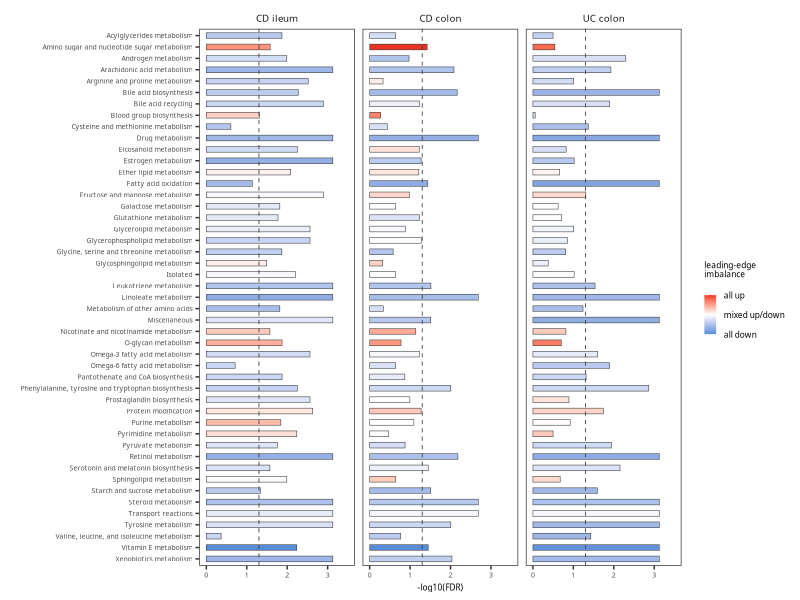

This figure's R source:
#!/usr/bin/env Rscript

options(echo = TRUE)
Sys.time()

#" ----------
#"
#" # Load R packages

library(ggplot2)
library(openxlsx)

#' ----------
#'
#' # Input data

pathway_df <- as.data.frame(read.xlsx("../data/data.Figure1D.xlsx", sheet = 1, colNames = TRUE))

for (col in c("padj", "imbalance")) pathway_df[, col] <- as.numeric(pathway_df[, col])
pathway_df[, "disease"] <- factor(pathway_df[, "disease"], levels = c("CD ileum", "CD colon", "UC colon"))

stopifnot(max(pathway_df[, "imbalance"]) <= 1)
stopifnot(min(pathway_df[, "imbalance"]) >= -1)

pathway_df[order(pathway_df[, 'pathway'], decreasing = T), 'order'] <- 1:nrow(pathway_df)

p <- ggplot(pathway_df, 
            aes(x = -log10(padj), y = reorder(pathway, order))) + 
  geom_bar(stat='identity', aes(fill = imbalance), width = 0.5, size = 0.2, col = '#424345', linewidth = 0.2) +
  scale_fill_gradient2(low = '#548CD8', high = '#EA3323', mid = 'white', 
                       breaks = c(-1, 0, 1), labels = c('all down', 'mixed up/down', 'all up')) +
  geom_vline(xintercept = -log10(0.05), linetype = 'dashed', size = 0.3, col = '#424345') + 
  facet_wrap(~disease) +
  xlim(0, 3.5) +
  ylab('') +
  xlab('-log10(FDR)') +
  labs(fill = 'leading-edge\nimbalance\n') +
  theme_bw() +
  theme(axis.text.x = element_text(size=5, family='Sans'),
        axis.text.y = element_text(size=5, family='Sans'),
        axis.title.y = element_text(size=6, family='Sans'), 
        axis.title.x = element_text(size=6, family='Sans'), 
        plot.title = element_text(size=6, family='Sans'),
        panel.ontop = element_blank(),
        panel.background = element_blank(),
        panel.grid.major = element_blank(), 
        panel.grid.minor = element_blank(),
        strip.background =element_rect(fill=NA, colour=NA),
        strip.text = element_text(size=7, family='Sans'),
        legend.title = element_text(size=6, family='Sans'),
        legend.text = element_text(size=6, family='Sans'), 
        legend.key.height = unit(0.2, 'cm'), 
        legend.key.width = unit(0.3, 'cm'),
        legend.position = 'right')

png(filename=file.path(paste0('Figure1D.png')),
    width=2000, height=1400, units='px', res=300)
print(p)
dev.off()

sessionInfo()

#' ----------
#'
#' # Done.
